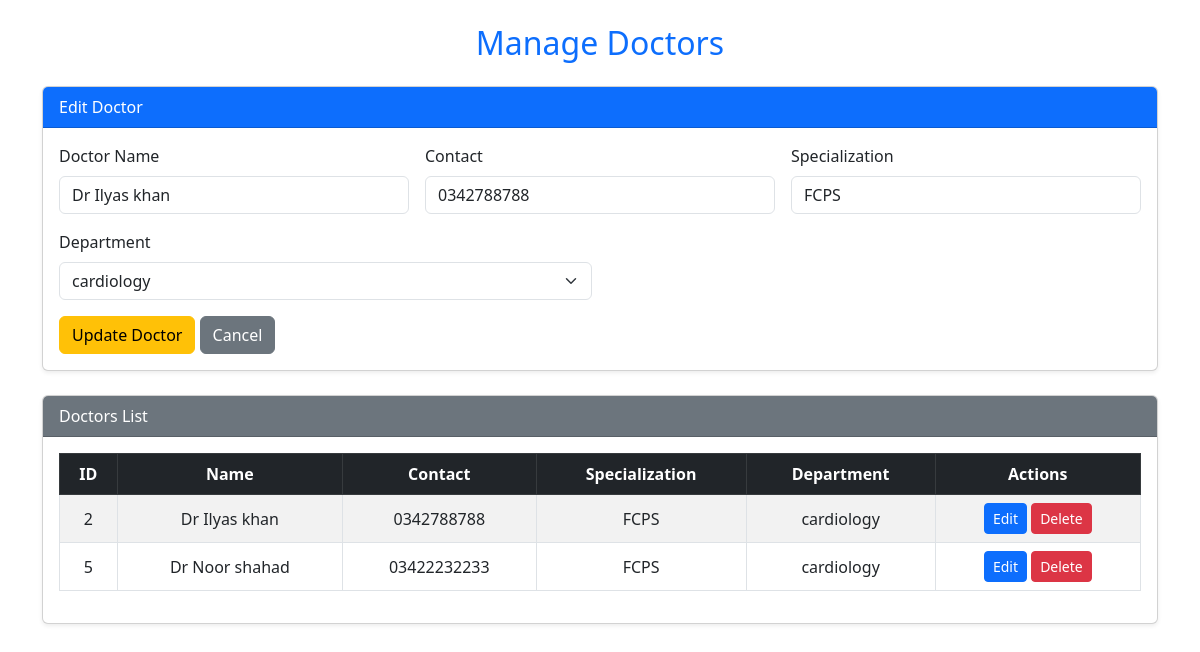
Screenshot of /doctor.php?edit=2 with the database file from the repository.
### tables this page shows
CREATE TABLE `doctor` (
  `doctor_id` int(10) NOT NULL,
  `d_name` varchar(100) NOT NULL,
  `d_contact` varchar(50) NOT NULL,
  `specialization` varchar(100) NOT NULL,
  `deptt_id` int(11) NOT NULL,
  `time` varchar(100) NOT NULL
);

CREATE TABLE `department` (
  `deptt_id` int(10) NOT NULL,
  `deptt_name` varchar(100) NOT NULL
);

### doctor.php (the view, shortened to what this page needs)
<?php
include '../database/config.php';
$doctors = $conn->query("SELECT doctor.*, department.deptt_name AS dept_name
                         FROM doctor
                         JOIN department ON doctor.deptt_id = department.deptt_id");
$departments = $conn->query("SELECT * FROM department");
$editing = false;
$editData = null;
if (isset($_GET['edit'])) {
  $editing = true;
  $editId = $_GET['edit'];
  $editQuery = $conn->query("SELECT * FROM doctor WHERE doctor_id = $editId");
  $editData = $editQuery->fetch_assoc();
}
?>
<!DOCTYPE html>
<html lang="en">
<head>
  <link href="https://cdn.jsdelivr.net/npm/bootstrap@5.3.0/dist/css/bootstrap.min.css" rel="stylesheet">
</head>
<body>
<div class="container py-4">
  <h2 class="mb-4 text-center text-primary">Manage Doctors</h2>
  <div class="card mb-4 shadow-sm">
    <div class="card-header bg-primary text-white"><?= $editing ? 'Edit Doctor' : 'Add New Doctor' ?></div>
    <div class="card-body">
      <form method="POST" action="">
        <div class="row g-3">
          <div class="col-md-4">
            <label class="form-label">Doctor Name</label>
            <input type="text" name="name" class="form-control" value="<?= $editing ? $editData['d_name'] : '' ?>" required>
          </div>
          <div class="col-md-4">
            <label class="form-label">Contact</label>
            <input type="text" name="contact" class="form-control" value="<?= $editing ? $editData['d_contact'] : '' ?>" required>
          </div>
          <div class="col-md-4">
            <label class="form-label">Specialization</label>
            <input type="text" name="specialization" class="form-control" value="<?= $editing ? $editData['specialization'] : '' ?>" required>
          </div>
          <div class="col-md-6">
            <label class="form-label">Department</label>
            <select name="department_id" class="form-select" required>
              <?php while($dept = $departments->fetch_assoc()): ?>
                <option value="<?= $dept['deptt_id'] ?>"
                  <?= $editing && $editData['deptt_id'] == $dept['deptt_id'] ? 'selected' : '' ?>>
                  <?= $dept['deptt_name'] ?>
                </option>
              <?php endwhile; ?>
            </select>
          </div>
          <div class="col-12">
            <?php if ($editing): ?>
              <button type="submit" name="updateDoctor" class="btn btn-warning">Update Doctor</button>
              <a href="doctor.php" class="btn btn-secondary">Cancel</a>
            <?php else: ?>
              <button type="submit" name="addDoctor" class="btn btn-success">Add Doctor</button>
            <?php endif; ?>
          </div>
        </div>
      </form>
    </div>
  </div>
  <div class="card shadow-sm">
    <div class="card-header bg-secondary text-white">Doctors List</div>
    <div class="card-body table-responsive">
      <table class="table table-striped table-bordered align-middle text-center">
        <thead class="table-dark">
        <tr>
          <th>ID</th>
          <th>Name</th>
          <th>Contact</th>
          <th>Specialization</th>
          <th>Department</th>
          <th>Actions</th>
        </tr>
        </thead>
        <tbody>
        <?php while($row = $doctors->fetch_assoc()): ?>
          <tr>
            <td><?= $row['doctor_id'] ?></td>
            <td><?= $row['d_name'] ?></td>
            <td><?= $row['d_contact'] ?></td>
            <td><?= $row['specialization'] ?></td>
            <td><?= $row['dept_name'] ?></td>
            <td>
              <a href="doctor.php?edit=<?= $row['doctor_id'] ?>" class="btn btn-sm btn-primary">Edit</a>
              <a href="doctor.php?delete=<?= $row['doctor_id'] ?>" class="btn btn-sm btn-danger"
                 onclick="return confirm('Are you sure you want to delete this doctor?')">Delete</a>
            </td>
          </tr>
        <?php endwhile; ?>
        </tbody>
      </table>
    </div>
  </div>
</div>
</body>
</html>

### rows the page displays
doctor: name "Dr Ilyas khan", contact "0342788788", specialization "FCPS", department_id "cardiology", doctor_id "2", d_name "Dr Ilyas khan", d_contact "0342788788", deptt.deptt_name "cardiology"
doctor: doctor_id "5", d_name "Dr Noor shahad", d_contact "03422232233", specialization "FCPS", deptt.deptt_name "cardiology"
